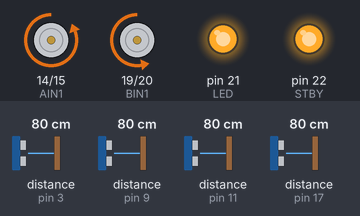
Recording of a sketch running on a simulated Arduino Mega 2560, built with avr-gcc and run on an emulated ATmega2560. Shown: motor-driver pin pairs drawn as motors (green arrow = first pin HIGH = forward, orange = second pin HIGH = backward, longer = more drive, scaled by the enable pin, stopped while the standby pin is LOW), output pins drawn as LEDs (lit = HIGH). Wiring (inferred from the names in the program): 4 × ultrasonic range finder: trigger pin 6, echo pin 3 / trigger pin 8, echo pin 9 / trigger pin 10, echo pin 11 / trigger pin 12, echo pin 17. The inputs (shaded band) are chosen by the test bench; at power-on: distance to the obstacle (sensors on pin 11, pin 17, pin 9, pin 3) 80 cm. The echo pulse lasts 58.3 µs per cm; pins used as bus, display or sensor lines are not drawn; what the sketch prints to the serial monitor is not drawn. At 13.9 s the program stops and its outputs stay as they are.

Above: at 1.8 s.
1.9 s: distance to the obstacle (sensor on pin 11) set to 2 cm
At 2.8 s:
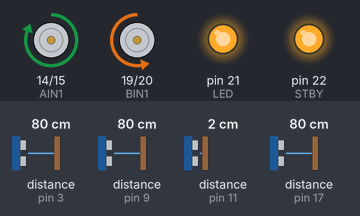
3.6 s: distance to the obstacle (sensor on pin 17) set to 2 cm
At 5.9 s:
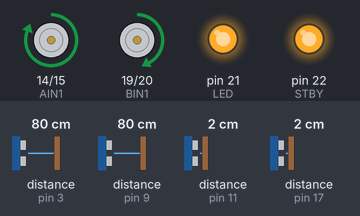
6.8 s: distance to the obstacle (sensor on pin 11) set to 18 cm
At 8.2 s:
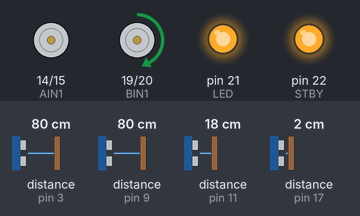
9.9 s: distance to the obstacle (sensor on pin 9) set to 2 cm
At 15.0 s:
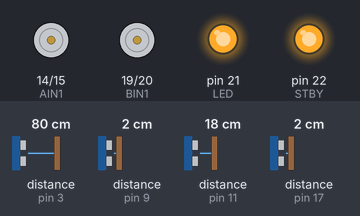
Timing chart, 0 to 15.4 s (numbered marks = the images above; inputs shaded):
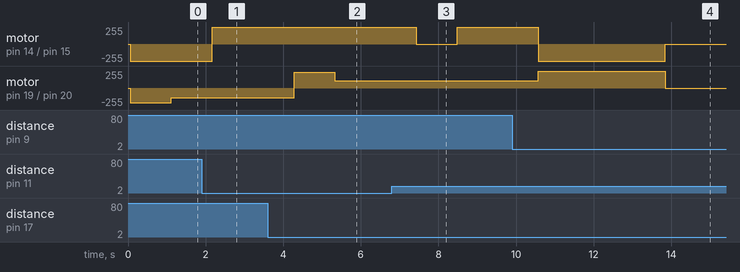

The sketch:

Senacyt_principal_program_1st_version.ino
```cpp
// Definir los pines de conexión del TCS3200
#define S0 18
#define S1 2 //3
#define S2 4
#define S3 5
#define OUT 7 //6
#define LED 21

// Definir los pines de conexión de los sensores HC-SR04
#define TRIG1 8 //8
#define ECHO1 9 //9
#define TRIG2 12
#define ECHO2 17
#define TRIG3 10
#define ECHO3 11
#define TRIG4 6 //7
#define ECHO4 3 //2

// Definir los pines de conexión del controlador TB6612
#define AIN1 14
#define AIN2 15
#define PWMA 16
#define BIN1 19
#define BIN2 20
#define PWMB 13
#define STBY 22

// Definir constantes para el control PD
#define DESIRED_DISTANCE 12  // Distancia deseada en cm
#define KP 10  // Ganancia proporcional
#define KD 5   // Ganancia derivativa

// Variables para contar giros y controlar la posición
int giroCount = 0;
bool atInitialPosition = true;

void setup() {
  // Configurar pines del TCS3200
  pinMode(S0, OUTPUT);
  pinMode(S1, OUTPUT);
  pinMode(S2, OUTPUT);
  pinMode(S3, OUTPUT);
  pinMode(OUT, INPUT);
  pinMode(LED, OUTPUT);

  digitalWrite(S0, HIGH);
  digitalWrite(S1, LOW);
  digitalWrite(LED, HIGH);

  // Configurar pines de los sensores HC-SR04
  pinMode(TRIG1, OUTPUT);
  pinMode(ECHO1, INPUT);
  pinMode(TRIG2, OUTPUT);
  pinMode(ECHO2, INPUT);
  pinMode(TRIG3, OUTPUT);
  pinMode(ECHO3, INPUT);
  pinMode(TRIG4, OUTPUT);
  pinMode(ECHO4, INPUT);

  // Configurar pines del controlador TB6612
  pinMode(AIN1, OUTPUT);
  pinMode(AIN2, OUTPUT);
  pinMode(PWMA, OUTPUT);
  pinMode(BIN1, OUTPUT);
  pinMode(BIN2, OUTPUT);
  pinMode(PWMB, OUTPUT);
  pinMode(STBY, OUTPUT);

  digitalWrite(STBY, HIGH);  // Activar motores

  // Iniciar comunicación serial
  Serial.begin(9600);
}

int readColor(int s2, int s3) {
  digitalWrite(S2, s2);
  digitalWrite(S3, s3);
  delay(100); // Esperar a que el sensor se estabilice
  return pulseIn(OUT, LOW);
}

long readUltrasonic(int trigPin, int echoPin) {
  digitalWrite(trigPin, LOW);
  delayMicroseconds(2);
  digitalWrite(trigPin, HIGH);
  delayMicroseconds(10);
  digitalWrite(trigPin, LOW);
  long duration = pulseIn(echoPin, HIGH);
  long distance = duration * 0.034 / 2; // Convertir tiempo en distancia
  return distance;
}

void controlMotor(int in1, int in2, int pwm, int speed) {
  analogWrite(pwm, abs(speed));
  if (speed > 0) {
    digitalWrite(in1, HIGH);
    digitalWrite(in2, LOW);
  } else if (speed < 0) {
    digitalWrite(in1, LOW);
    digitalWrite(in2, HIGH);
  } else {
    digitalWrite(in1, LOW);
    digitalWrite(in2, LOW);
  }
}

String identifyColor(int red, int green, int blue) {
  if (red > green && red > blue) {
    if (green > blue) {
      return "Naranja";
    } else {
      return "Rojo";
    }
  } else if (green > red && green > blue) {
    if (blue > red) {
      return "Cian";
    } else {
      return "Verde";
    }
  } else if (blue > red && blue > green) {
    if (red > green) {
      return "Magenta";
    } else {
      return "Azul";
    }
  } else if (red == green && green > blue) {
    return "Amarillo";
  } else if (red == blue && red > green) {
    return "Violeta";
  }
  return "Indefinido";
}

void describeCountry(String color) {
  if (color == "Rojo") {
    Serial.println("País: China - Descripción: China es el país más poblado del mundo y tiene una gran historia cultural y económica.");
  } else if (color == "Verde") {
    Serial.println("País: Brasil - Descripción: Brasil es el país más grande de Sudamérica, conocido por el Amazonas y el Carnaval.");
  } else if (color == "Azul") {
    Serial.println("País: Francia - Descripción: Francia es conocida por su arte, historia y como un centro de moda mundial.");
  } else if (color == "Cian") {
    Serial.println("País: Bahamas - Descripción: Bahamas es un país insular conocido por sus hermosas playas de arena blanca.");
  } else if (color == "Magenta") {
    Serial.println("País: India - Descripción: India es famosa por su rica cultura, tradiciones y la diversidad de su gente.");
  } else if (color == "Amarillo") {
    Serial.println("País: España - Descripción: España es conocida por su gastronomía, arquitectura histórica y el flamenco.");
  } else if (color == "Naranja") {
    Serial.println("País: Países Bajos - Descripción: Los Países Bajos son famosos por sus tulipanes, molinos de viento y canales.");
  } else if (color == "Violeta") {
    Serial.println("País: Japón - Descripción: Japón es conocido por su tecnología avanzada, cultura tradicional y anime.");
  } else {
    Serial.println("Color no identificado.");
  }
}

void loop() {
  // Leer distancias
  long distanceFront = readUltrasonic(TRIG1, ECHO1);
  long distanceRight = readUltrasonic(TRIG2, ECHO2);
  long distanceLeft = readUltrasonic(TRIG3, ECHO3);
  long distanceBack = readUltrasonic(TRIG4, ECHO4);

  // Imprimir distancias de los sensores
  Serial.print("Distancia Frontal: ");
  Serial.print(distanceFront);
  Serial.print(" cm, Distancia Derecha: ");
  Serial.print(distanceRight);
  Serial.print(" cm, Distancia Izquierda: ");
  Serial.print(distanceLeft);
  Serial.print(" cm, Distancia Trasera: ");
  Serial.println(distanceBack);

  // Calcular errores y control PD
  long errorLeft = distanceLeft - DESIRED_DISTANCE;
  long errorRight = distanceRight - DESIRED_DISTANCE;
  static long prevErrorLeft = 0;
  static long prevErrorRight = 0;
  long derivativeLeft = errorLeft - prevErrorLeft;
  long derivativeRight = errorRight - prevErrorRight;

  // Control proporcional y derivativo (P y D) para mantener la distancia de pared
  int speedLeft = 255 - (KP * errorLeft + KD * derivativeLeft);
  int speedRight = 255 - (KP * errorRight + KD * derivativeRight);

  // Actualizar errores anteriores
  prevErrorLeft = errorLeft;
  prevErrorRight = errorRight;

  // Controlar el movimiento
  if (distanceFront < 15) {
    // Decidir hacia dónde girar
    if (distanceRight > distanceLeft) {
      // Girar a la derecha
      controlMotor(AIN1, AIN2, PWMA, 255);
      controlMotor(BIN1, BIN2, PWMB, -255);
      giroCount++;
    } else {
      // Girar a la izquierda
      controlMotor(AIN1, AIN2, PWMA, -255);
      controlMotor(BIN1, BIN2, PWMB, 255);
      giroCount++;
    }

    // Detectar colores cuando el robot esté girando
    if (abs(distanceFront - distanceBack) < 2) { // Si la distancia frontal es similar a la trasera
      int red = readColor(LOW, LOW);
      int green = readColor(HIGH, HIGH);
      int blue = readColor(LOW, HIGH);

      // Identificar el color
      String detectedColor = identifyColor(red, green, blue);

      // Describir el país asociado al color
      describeCountry(detectedColor);

      // Imprimir el color detectado
      Serial.print("Color Detectado: ");
      Serial.println(detectedColor);
    }

    // Detener el robot después de 4 giros y volver a la posición inicial
    if (giroCount >= 4) {
      // Imprimir distancias finales antes de detenerse
      Serial.print("Distancia Frontal Final: ");
      Serial.print(distanceFront);
      Serial.print(" cm, Distancia Derecha Final: ");
      Serial.print(distanceRight);
      Serial.print(" cm, Distancia Izquierda Final: ");
      Serial.print(distanceLeft);
      Serial.print(" cm, Distancia Trasera Final: ");
      Serial.println(distanceBack);

      giroCount = 0;  // Resetear el contador de giros
      atInitialPosition = true;  // Volver a la posición inicial

      // Detener los motores
      controlMotor(AIN1, AIN2, PWMA, 0);
      controlMotor(BIN1, BIN2, PWMB, 0);

      // Finalizar el programa o reiniciar el proceso
      while (true) {}  // Detener la ejecución del programa
    }
  } else {
    // Ajustar la velocidad de los motores para mantener la distancia de pared
    controlMotor(AIN1, AIN2, PWMA, speedLeft);
    controlMotor(BIN1, BIN2, PWMB, speedRight);
  }

  delay(1000); // Esperar 1 segundo antes de la próxima lectura
}
```

Measured:
- after the input at 1.9 s, motor on pin 14 (AIN1) / pin 15 (AIN2): backward 255/255 → forward 255/255 after 0.28 s
- after the input at 3.6 s, motor on pin 19 (BIN1) / pin 20 (BIN2): backward 149/255 → forward 238/255 after 0.68 s, → forward 109/255 1.0 s later
- after the input at 6.8 s, motor on pin 14 (AIN1) / pin 15 (AIN2): forward 255/255 → stopped after 0.63 s, → forward 255/255 1.1 s later
- after the input at 9.9 s, motor on pin 14 (AIN1) / pin 15 (AIN2): forward 255/255 → backward 255/255 after 0.68 s, → stopped 3.3 s later; motor on pin 19 (BIN1) / pin 20 (BIN2): forward 109/255 → forward 255/255 after 0.68 s, → stopped 3.3 s later
